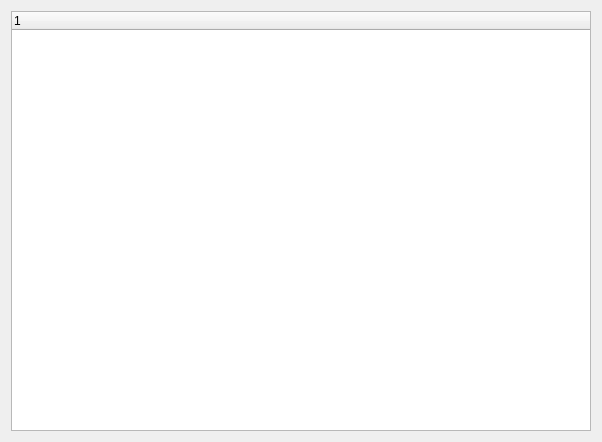
<?xml version="1.0" encoding="UTF-8"?>
<ui version="4.0">
 <class>PluginsManage</class>
 <widget class="QDialog" name="PluginsManage">
  <property name="geometry">
   <rect>
    <x>0</x>
    <y>0</y>
    <width>602</width>
    <height>442</height>
   </rect>
  </property>
  <property name="windowTitle">
   <string>PluginsManage</string>
  </property>
  <layout class="QGridLayout" name="gridLayout">
   <item row="0" column="0">
    <widget class="QTreeWidget" name="treeWidget">
     <column>
      <property name="text">
       <string notr="true">1</string>
      </property>
     </column>
    </widget>
   </item>
  </layout>
 </widget>
 <resources/>
 <connections/>
</ui>
